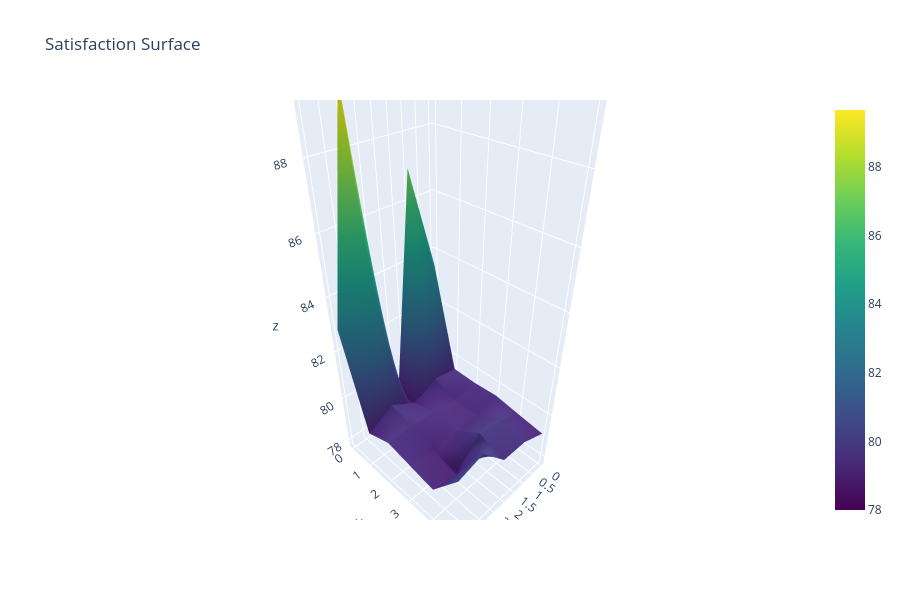

Write notebook code for a chart like this one.
### Markdown cell above
### 5. 3D SURFACE

### Code cell
age_bins = pd.cut(df['Age'], bins=6)
budget_bins = pd.cut(df['MonthlyBudget_USD'], bins=6)

pivot = df.pivot_table(
    values='CustomerSatisfaction_pct',
    index=age_bins,
    columns=budget_bins,
    aggfunc='mean'
)

fig2 = go.Figure(
    data=[
        go.Surface(z=pivot.values, colorscale='Viridis')
    ]
)

fig2.update_layout(
    title="Satisfaction Surface",
    height=600
)

fig2.show()

### Figure 1 — Plotly figure (JSON) as saved in the notebook; plotly's stock layout.template omitted (floating-point values rounded to 4 significant figures)
{"data": [{"colorscale": [[0, "#440154"], [0.1111, "#482878"], [0.2222, "#3e4989"], [0.3333, "#31688e"], [0.4444, "#26828e"], [0.5556, "#1f9e89"], [0.6667, "#35b779"], [0.7778, "#6ece58"], [0.8889, "#b5de2b"], [1, "#fde725"]], "type": "surface", "z": [[83.43, 87.0, 78.0, 89.67, 82.86], [79.42, 79.61, 79.09, 79.73, 79.14], [79.39, 79.25, 79.38, 79.51, 79.51], [79.45, 79.23, 79.28, 79.13, 79.32], [79.28, 79.82, 79.96, 78.9, 79.14], [79.13, 79.55, 79.58, 80.74, 80.48]]}], "layout": {"height": 600, "title": {"text": "Satisfaction Surface"}}}
